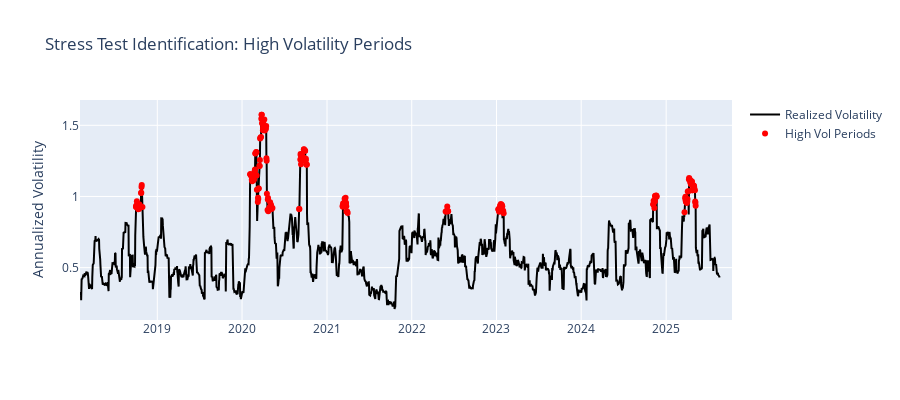

The cell this chart's notebook holds for it:
### Markdown cell above
## 6. Risk Analysis & Stress Testing

### Code cell
def rmse(y_true, y_pred):
    """Calculate Root Mean Squared Error"""
    return np.sqrt(np.mean((y_pred - y_true) ** 2))
    
def perform_risk_analysis(data):
    """Comprehensive risk analysis of forecasting models"""
    
    # Calculate VaR and CVaR for forecast errors
    lstm_errors = data['q50'] - data['realized_vol_21d']
    gjr_errors = data['sigma_gjr'] - data['realized_vol_21d']
    
    alpha = 0.05  # 95% confidence level
    
    def calculate_var_cvar(errors, alpha):
        var = np.quantile(errors, 1 - alpha)
        cvar = np.mean(errors[errors >= var])
        return var, cvar
    
    lstm_var, lstm_cvar = calculate_var_cvar(lstm_errors, alpha)
    gjr_var, gjr_cvar = calculate_var_cvar(gjr_errors, alpha)
    
    # Stress test: performance during high volatility periods
    high_vol_mask = data['realized_vol_21d'] > np.quantile(data['realized_vol_21d'], 0.9)
    
    lstm_high_vol_rmse = rmse(data['realized_vol_21d'][high_vol_mask], data['q50'][high_vol_mask])
    gjr_high_vol_rmse = rmse(data['realized_vol_21d'][high_vol_mask], data['sigma_gjr'][high_vol_mask])
    
    # Drawdown analysis
    def calculate_forecast_drawdown(actual, forecast):
        error = forecast - actual
        cumulative_error = error.cumsum()
        peak = cumulative_error.expanding().max()
        drawdown = (cumulative_error - peak) / (peak + 1e-8)
        return drawdown.min()
    
    lstm_drawdown = calculate_forecast_drawdown(data['realized_vol_21d'], data['q50'])
    gjr_drawdown = calculate_forecast_drawdown(data['realized_vol_21d'], data['sigma_gjr'])
    
    # Compile results
    risk_metrics = pd.DataFrame({
        'Metric': ['VaR (95%)', 'CVaR (95%)', 'High Vol RMSE', 'Max Drawdown'],
        'LSTM': [lstm_var, lstm_cvar, lstm_high_vol_rmse, lstm_drawdown],
        'GJR-GARCH': [gjr_var, gjr_cvar, gjr_high_vol_rmse, gjr_drawdown]
    }).round(4)
    
    return risk_metrics

# Perform and display risk analysis
risk_metrics = perform_risk_analysis(analysis_data)
print("Risk Metrics Comparison:")
display(risk_metrics)

# Create stress test visualization
def create_stress_test_chart(data):
    high_vol_periods = data[data['realized_vol_21d'] > np.quantile(data['realized_vol_21d'], 0.9)]
    
    fig = go.Figure()
    
    fig.add_trace(go.Scatter(
        x=data.index, y=data['realized_vol_21d'],
        name='Realized Volatility', line=dict(color='black')
    ))
    
    fig.add_trace(go.Scatter(
        x=high_vol_periods.index, y=high_vol_periods['realized_vol_21d'],
        name='High Vol Periods', mode='markers', marker=dict(color='red', size=6)
    ))
    
    fig.update_layout(
        title='Stress Test Identification: High Volatility Periods',
        yaxis_title='Annualized Volatility',
        height=400
    )
    
    return fig

stress_test_fig = create_stress_test_chart(analysis_data)
stress_test_fig.show()

### Figure 1 — Plotly figure (JSON) as saved in the notebook; plotly's stock layout.template omitted (floating-point values rounded to 4 significant figures; data arrays with more than 128 entries replaced by an {"elided": "..."} marker saying what was removed)
{"data": [{"line": {"color": "black"}, "name": "Realized Volatility", "type": "scatter", "x": {"elided": "1897 str values"}, "y": {"elided": "1897 float values"}}, {"marker": {"color": "red", "size": 6}, "mode": "markers", "name": "High Vol Periods", "type": "scatter", "x": {"elided": "190 str values"}, "y": {"elided": "190 float values"}}], "layout": {"height": 400, "title": {"text": "Stress Test Identification: High Volatility Periods"}, "yaxis": {"title": {"text": "Annualized Volatility"}}}}
